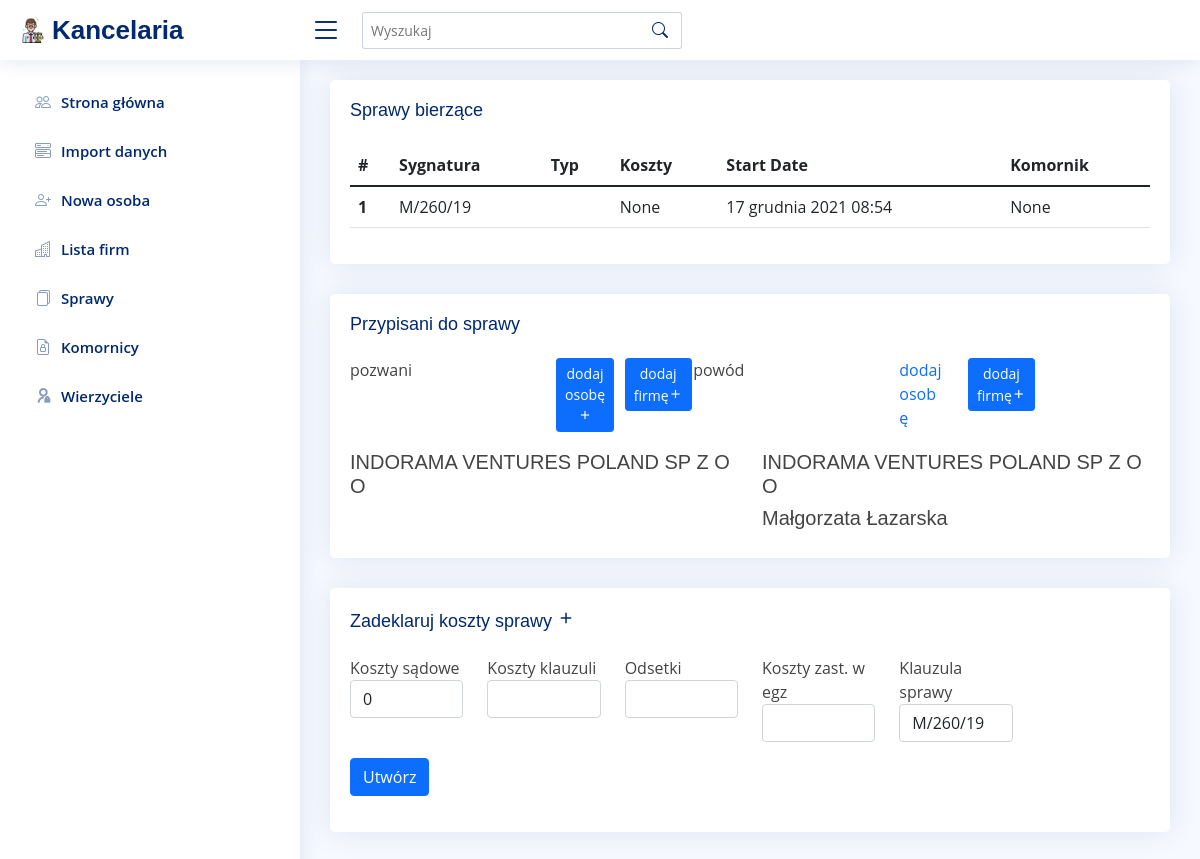
Screenshot of /case/1471 with the database file from the repository.
### register/models.py (models this page shows)
class Case(models.Model):
    TYPE = (('eviction', 'eksmisja'), ('payment', 'o zapłatę'),
            ('divorce', 'rozwód'), ('insolvency', 'zgłoszenie wierzytenlość'))
    signature = models.CharField(max_length=30, null=True, blank=True, unique=True,
                                 verbose_name='sygnatura kancelarii'
                                 )
    accused_persons = models.ManyToManyField(Person, related_name='accused_persons', verbose_name='osoby oskarżone w sprawie')
    accused_companies = models.ManyToManyField(Company, related_name='accused_companies')
    prosecutor_persons = models.ManyToManyField(Person, related_name='prosecutor_persons')
    prosecutor_companies = models.ManyToManyField(Company, related_name='prosecutor_companies')
    type = models.CharField(max_length=60, choices=TYPE, null=True, blank=True, verbose_name='typ sprawy', default=None)
    result = models.CharField(max_length=60, blank=True, null=True, verbose_name='wynik sprawy')
    create_date = models.DateTimeField(auto_now_add=True, null=True, blank=True)
    costs = models.FloatField(null=True, blank=True, default=0, verbose_name='koszty sprawy')
    bailiff = models.ForeignKey(Bailiff, null=True, blank=True, verbose_name='komornik', on_delete=models.SET_NULL, default=None)
    description = models.CharField(max_length=250, null=True, blank=True, verbose_name='opis', default=None)
    def __str__(self):
        return f"{self.signature}"

class Company(models.Model):
    name = models.CharField(max_length=200, null=True, blank=True, verbose_name='pełna nazwa podmiotu gospodarczego')
    nip = models.IntegerField(null=True, blank=True, verbose_name='nip')
    description = models.CharField(max_length=300, null=True, blank=True, verbose_name='notatki')
    date_created = models.DateTimeField(auto_now_add=True)
    def __str__(self):
        return f'{self.name}'

class Person(models.Model):
    first_name = models.CharField(max_length=30, null=True, blank=True, verbose_name='imię')
    last_name = models.CharField(max_length=60, null=True, verbose_name='nazwisko')
    pesel = models.CharField(max_length=11, null=True, blank=True, verbose_name='numer pesel')
    address = models.CharField(max_length=60, null=True, blank=True, verbose_name='adres')
    phone = models.CharField(max_length=30, null=True, blank=True, verbose_name='numer telefonu')
    date_created = models.DateTimeField(auto_now_add=True)
    note = models.CharField(max_length=30, null=True, blank=True, verbose_name='notatka')
    def __str__(self):
        return f"{self.first_name} {self.last_name}"

### register/views.py (the view, shortened to what this page needs)
# urls.py: path('case/', views.case, name='case'),
def case(request, pk=0):
    if request.method == 'GET' and pk:
        context = {'case': Case.objects.get(pk=pk), 'refund': Refund.objects.filter(case__pk=pk).first()}
        if context['refund']:
            context['form'] = PaymentCreateForm(initial={'refund': context['refund']})
            context['payments'] = Payments.objects.filter(refund__pk=context['refund'].pk)
        else:
            context['form'] = RefundCreateForm(initial={'case': context['case']})
        return render(request, 'case/selected.html', context)
    context = {
        'cases': Case.objects.all()
    }
    return render(request, 'case/list.html', context)

### payments/forms.py
class RefundCreateForm(forms.ModelForm):
    class Meta:
        model = Refund
        fields = '__all__'
        widgets = {
            'create_date': TextInput(attrs={'class': 'form-control'}),
            'court_costs': NumberInput(attrs={'class': 'form-control'}),
            'clause_costs': NumberInput(attrs={'class': 'form-control'}),
            'interest': NumberInput(attrs={'class': 'form-control'}),
            'attorney_representation_costs': NumberInput(attrs={'class': 'form-control'}),
            'case': Select(attrs={'class': 'form-control'}),
        }

### register/templates/case/selected.html (shortened to what this page needs)
{% extends 'base.html' %}
{% block content %}
{% load l10n %}
 <div class="card">
      <div class="card-body">
          <h5 class="card-title">Sprawy bierzące</h5>
          <table class="table">
              <thead>
              <tr>
                  <th scope="col">#</th>
                  <th scope="col">Sygnatura</th>
                  <th scope="col">Typ</th>
                  <th scope="col">Koszty</th>
                  <th scope="col">Start Date</th>
                  <th scope="col">Komornik</th>
              </tr>
              </thead>
              <tbody>
              <tr>
                  <th scope="row">1</th>
                  <td>{{ case.signature }}</td>
                  <td>{{ case.gat_type_display }}</td>
                  <td>{{ case.costs }}</td>
                  <td>{{ case.create_date|localize }}</td>
                  <td>{{ case.bailiff }}</td>
              </tr>
          </table>
      </div>
  </div>
<div class="card">
    <div class="card-body">
        <h5 class="card-title">Przypisani do sprawy </h5>
        <div class="row">
            <div class="col-3">pozwani</div>
                <div class="col-1">
                    <button id="accused_person" type="button" class="btn btn-primary btn-sm" data-bs-toggle="modal" data-bs-target="#accused_person_modal">dodaj osobę <i class="ri-add-fill"></i> </button>
                </div>
                <div class="col-1">
                    <button id="accused_company" class="btn btn-primary btn-sm" data-bs-toggle="modal" data-bs-target="#accused_company_modal">dodaj firmę<i class="ri-add-fill"></i> </button>
                </div>
            <div class="col-3">powód</div>
            <div class="col-1">
                    <p id="prosecutor_person" class="text-primary" data-bs-toggle="modal" data-bs-target="#prosecutor_person_modal">dodaj osobę </p>
                </div>
                <div class="col-1">
                    <button id="prosecutor_company" class="btn btn-primary btn-sm" data-bs-toggle="modal" data-bs-target="#prosecutor_company_modal">dodaj firmę<i class="ri-add-fill"></i> </button>
                </div>
        </div>
        <div class="row mt-1">
            <div class="col">
                {% for company in case.accused_companies.all %} <h5>{{ company }}</h5> {% endfor %}
            </div>
            <div class="col">
                {% for company in case.prosecutor_companies.all %} <h5>{{ company }}</h5> {% endfor %}
                {% for person in case.prosecutor_persons.all %} <h5>{{ person }}</h5> {% endfor %}
            </div>
        </div>
    </div>
</div>
{% if not refund %}
<div class="card">
    <div class="card-body">
        <h5 class="card-title"> Zadeklaruj koszty sprawy <i class="ri-add-fill"></i> </h5>
        <form action="{% url 'payments:refund' %}" method="POST">
            <div class="row">
            {% for field in form %}
            <div class="col-md-2">
                {{ field.label }}
                {{ field }}
            </div>
            {% endfor %}
            </div>
            <button type="submit" class="btn btn-primary my-3">Utwórz</button>
        </form>
    </div>
</div>
{% endif %}
{% endblock %}

### register/static/css/style.css (style rules this page uses)
:root { scroll-behavior: smooth; }
body { font-family: "Open Sans", sans-serif; background: #f6f9ff; color: #444444; }
h1, h2, h3, h4, h5, h6 { font-family: "Nunito", sans-serif; }
.card { margin-bottom: 30px; border: none; border-radius: 5px; box-shadow: 0px 0 30px rgba(1, 41, 112, 0.1); overflow: hidden; }
.card-title { padding: 20px 0 15px 0; font-size: 18px; font-weight: 500; color: #012970; font-family: "Poppins", sans-serif; }
.card-body { padding: 0 20px 20px 20px; }

### rows the page displays
Case: signature "M/260/19", costs "None", create_date "17 grudnia 2021 08:54", bailiff "None"
Company: name "INDORAMA VENTURES POLAND SP Z O O"
Person: first_name+last_name "Małgorzata Łazarska"

### other values shown
{{ field.label }} "Koszty sądowe" "Koszty klauzuli" "Odsetki" "Koszty zast. w egz" "Klauzula sprawy"
